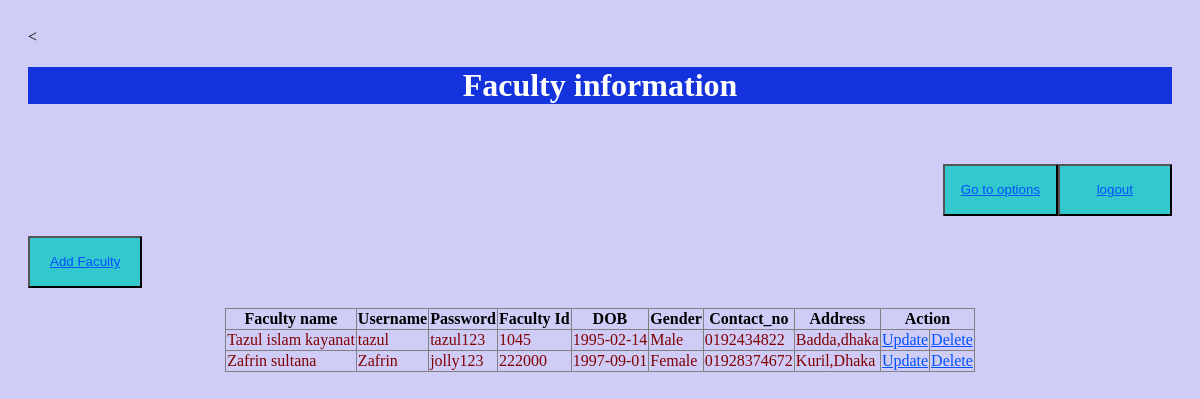
Screenshot of /WebtechProject/adminview/faculty.php with the database file from the repository.
### tables this page shows
CREATE TABLE `faculties` (
  `faculty_ID` int(10) NOT NULL,
  `username` varchar(20) NOT NULL,
  `password` varchar(20) NOT NULL,
  `faculty_name` varchar(50) NOT NULL,
  `DOB` date NOT NULL,
  `gender` varchar(10) NOT NULL,
  `contact_no` text NOT NULL,
  `address` text NOT NULL
);

### WebtechProject/adminview/faculty.php (the view, shortened to what this page needs)
<<!DOCTYPE html>
<html>
<head>
<link rel="stylesheet" type="text/css" href="../css/mycss10.css">
</head>
 <body>
    <h1 align="center"> Faculty information</h1>
    <br/>
    <div class="navbar">
    <div class="navbar">
<h2 align="right" ><button> <a href="pageone.php">Go to options</a></button><button> <a href="../admincontrol/logout.php">logout</a></button></h2>
  <h2>  <button><a href="addfaculty.php" >Add Faculty</a> </button> </2>
</body>
</html>
<?php
include "../models/db_config.php";
$conn = mysqli_connect($dbhost, $dbuser, $dbpass,$db);
$query="select * from faculties";
$result=mysqli_query($conn,$query);
?>
<table align ="center" border="1" style="border-collapse:collapse">
<tr>
<th>Faculty name</th>
<th>Username</th>
<th>Password</th>
<th>Faculty Id</th>
<th>DOB</th>
<th>Gender</th>
<th>Contact_no</th>
<th>Address</th>
<th colspan="2">Action</th>
</tr>
<?php
while($row=mysqli_fetch_assoc($result))
{
    echo "<tr>";
    echo"<td>".$row["faculty_name"]."</td>";
    echo"<td>".$row["username"]."</td>";
    echo"<td>".$row["password"]."</td>";
    echo"<td>".$row["faculty_ID"]."</td>";
    echo"<td>".$row["DOB"]."</td>";
    echo"<td>".$row["gender"]."</td>";
    echo"<td>".$row["contact_no"]."</td>";
    echo"<td>".$row["address"]."</td>";
    echo   "<td> <a href='updatefaculty.php' >Update </a></td>";
    echo   "<td><a href='deletefaculty.php?id={$row['faculty_ID']}'> Delete </a></td>";
    echo"</tr>";
}
?>
</table>

### WebtechProject/css/mycss10.css (style rules this page uses)
body { background-color: rgba(201, 199, 247, 0.884); padding: 20px; }
h1 { color: white; background-color: rgb(21, 51, 221); }
a:link { color: rgb(0, 81, 255); }
button { background-color:rgb(50, 200, 205); width:10%; height: 7%; }
td { color: maroon; }

### rows the page displays
faculties: faculty_name "Tazul islam kayanat", username "tazul", password "tazul123", faculty_ID "1045", DOB "1995-02-14", gender "Male", contact_no "0192434822", address "Badda,dhaka"
faculties: faculty_name "Zafrin sultana", username "Zafrin", password "jolly123", faculty_ID "222000", DOB "1997-09-01", gender "Female", contact_no "01928374672", address "Kuril,Dhaka"
